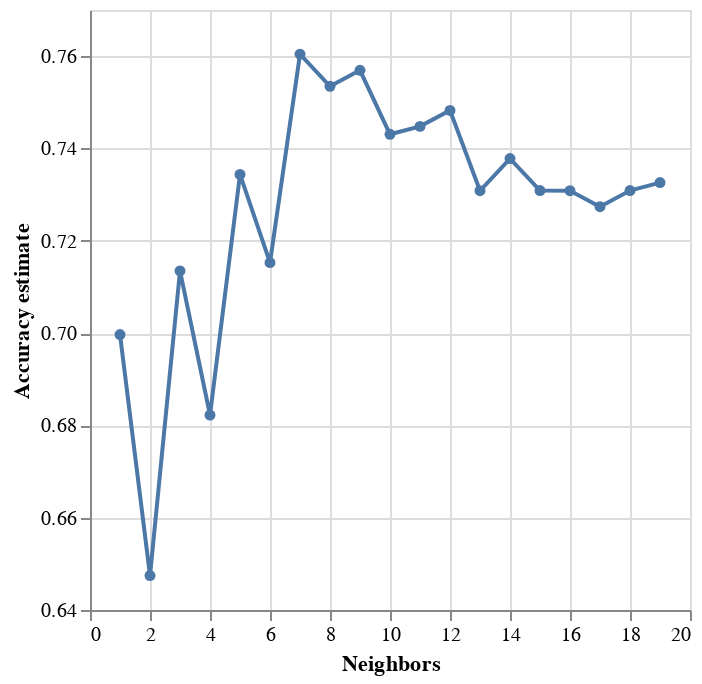

Write notebook code for a chart like this one.
### Code cell
#Performing a 5-fold grid search
parameter_grid = {
    "kneighborsclassifier__n_neighbors": range(1, 20, 1),
}
diabetes_tune_grid = GridSearchCV(
    estimator=diabetes_tune_pipe,
    param_grid=parameter_grid,
    cv=5
)

diabetes_tune_grid.fit(
    diabetes_train[["Glucose", "BMI"]],
    diabetes_train["Diagnosis"]
)
accuracies_grid = pd.DataFrame(diabetes_tune_grid.cv_results_)

accuracies_grid["sem_test_score"] = accuracies_grid["std_test_score"] / 10**(1/2)
accuracies_grid = (
    accuracies_grid[[
        "param_kneighborsclassifier__n_neighbors",
        "mean_test_score",
        "sem_test_score"
    ]]
    .rename(columns={"param_kneighborsclassifier__n_neighbors": "n_neighbors"})
)
accuracy_vs_k = alt.Chart(accuracies_grid).mark_line(point=True).encode(
    x=alt.X("n_neighbors").title("Neighbors"),
    y=alt.Y("mean_test_score")
        .scale(zero=False)
        .title("Accuracy estimate")
)

accuracy_vs_k

### Figure 1 — Vega-Lite specification as saved in the notebook (floating-point values rounded to 4 significant figures)
{"config": {"view": {"continuousWidth": 300, "continuousHeight": 300}}, "data": {"name": "data-b6315c99ec80ed21a4b289a482b42114"}, "mark": {"type": "line", "point": true}, "encoding": {"x": {"field": "n_neighbors", "title": "Neighbors", "type": "quantitative"}, "y": {"field": "mean_test_score", "scale": {"zero": false}, "title": "Accuracy estimate", "type": "quantitative"}}, "$schema": "https://vega.github.io/schema/vega-lite/v5.16.3.json", "datasets": {"data-b6315c99ec80ed21a4b289a482b42114": [{"n_neighbors": 1, "mean_test_score": 0.6997, "sem_test_score": 0.01292}, {"n_neighbors": 2, "mean_test_score": 0.6475, "sem_test_score": 0.01273}, {"n_neighbors": 3, "mean_test_score": 0.7135, "sem_test_score": 0.008872}, {"n_neighbors": 4, "mean_test_score": 0.6822, "sem_test_score": 0.006599}, {"n_neighbors": 5, "mean_test_score": 0.7344, "sem_test_score": 0.0116}, {"n_neighbors": 6, "mean_test_score": 0.7153, "sem_test_score": 0.009784}, {"n_neighbors": 7, "mean_test_score": 0.7604, "sem_test_score": 0.01426}, {"n_neighbors": 8, "mean_test_score": 0.7535, "sem_test_score": 0.01608}, {"n_neighbors": 9, "mean_test_score": 0.7569, "sem_test_score": 0.01269}, {"n_neighbors": 10, "mean_test_score": 0.7431, "sem_test_score": 0.01405}, {"n_neighbors": 11, "mean_test_score": 0.7448, "sem_test_score": 0.008821}, {"n_neighbors": 12, "mean_test_score": 0.7482, "sem_test_score": 0.009724}, {"n_neighbors": 13, "mean_test_score": 0.7308, "sem_test_score": 0.01085}, {"n_neighbors": 14, "mean_test_score": 0.7378, "sem_test_score": 0.01099}, {"n_neighbors": 15, "mean_test_score": 0.7309, "sem_test_score": 0.009765}, {"n_neighbors": 16, "mean_test_score": 0.7309, "sem_test_score": 0.01239}, {"n_neighbors": 17, "mean_test_score": 0.7274, "sem_test_score": 0.008381}, {"n_neighbors": 18, "mean_test_score": 0.7309, "sem_test_score": 0.01037}, {"n_neighbors": 19, "mean_test_score": 0.7326, "sem_test_score": 0.01216}]}}
